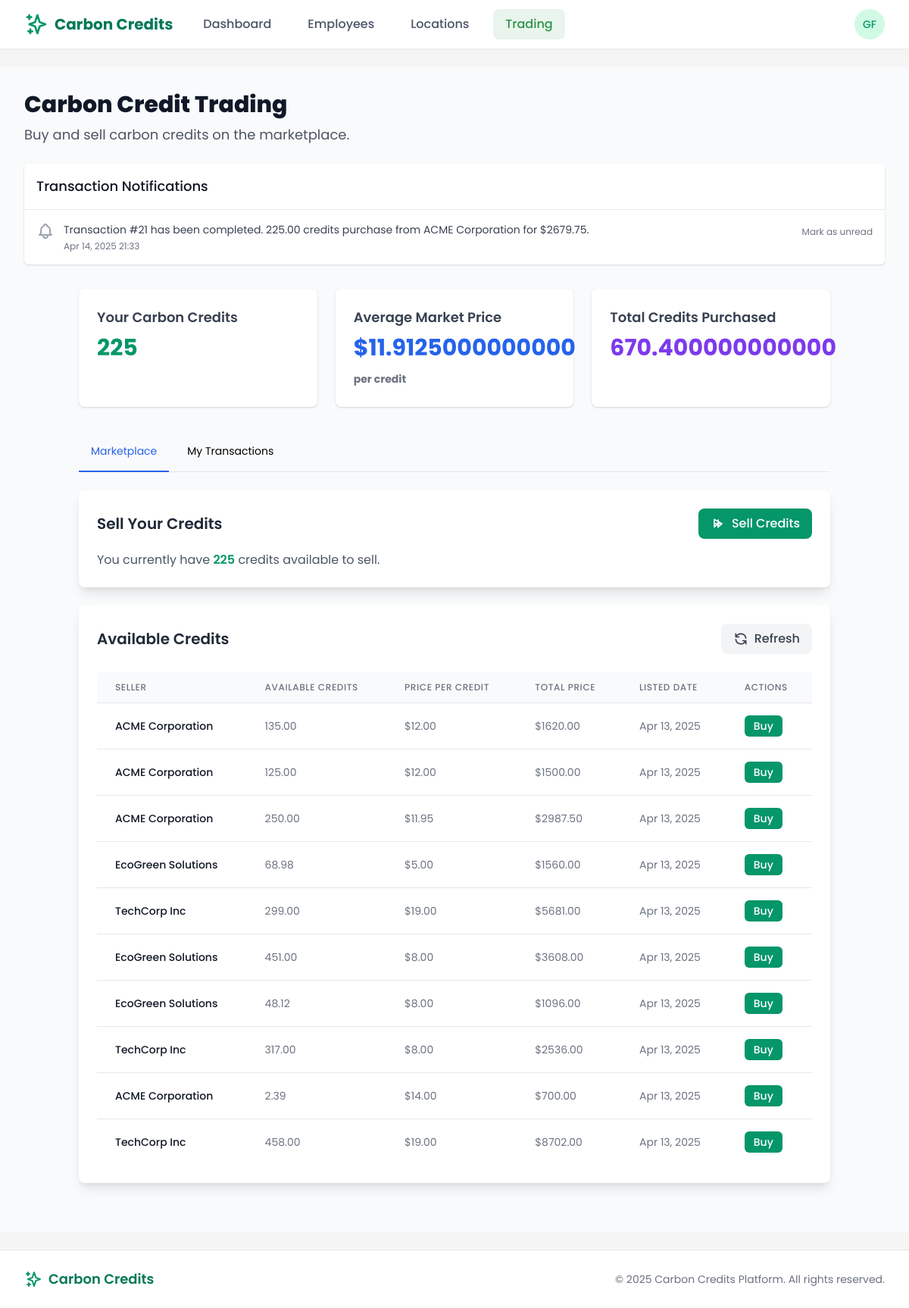
/employer/trading/ (signed in), run on an earlier commit of the app's database.
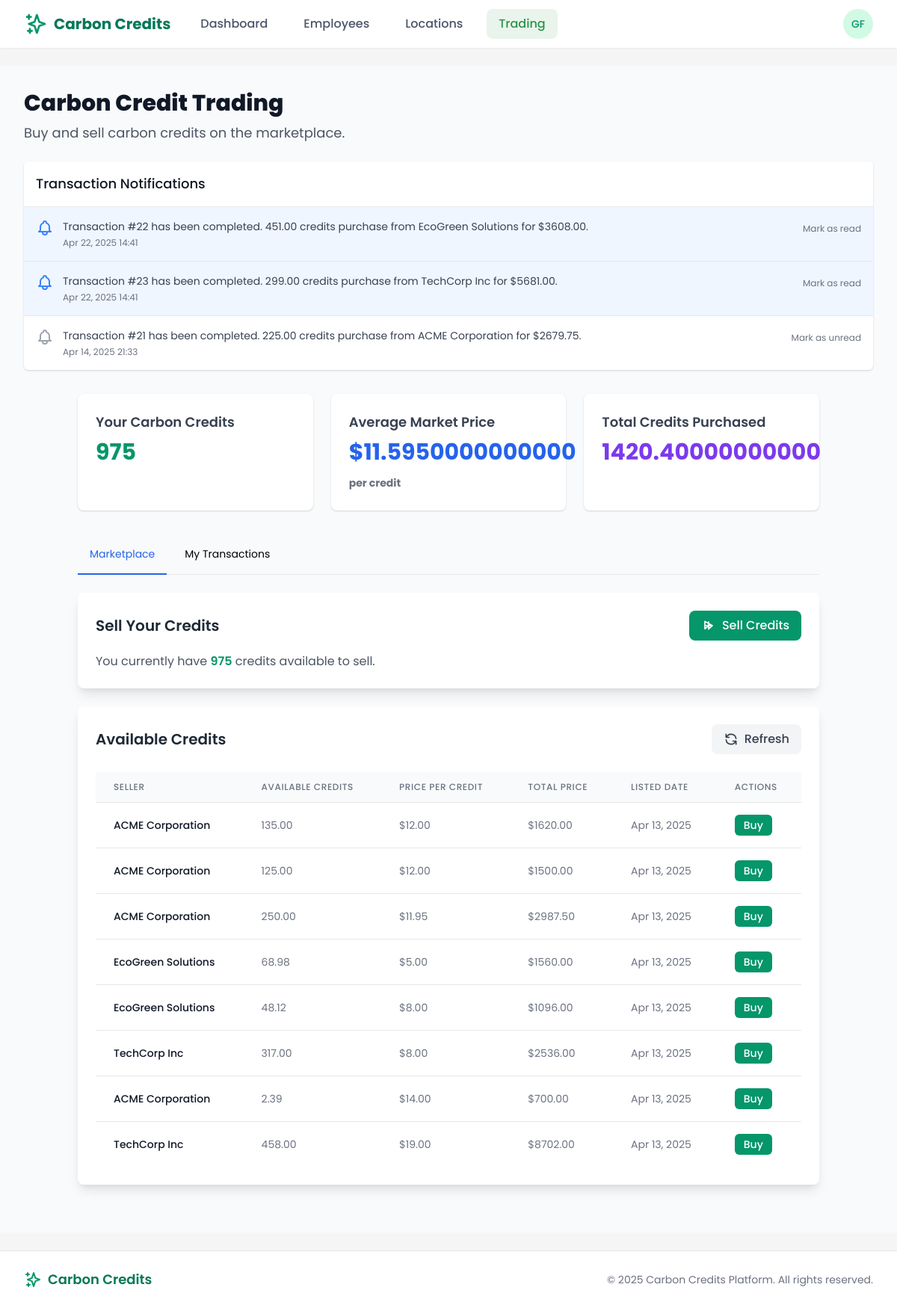
And on a later commit of the database.
### marketplace/models.py (models this page shows, shortened)
class TransactionNotification(models.Model):
    NOTIFICATION_TYPES = (
        ('purchase', 'Purchase'),
        ('sale', 'Sale'),
        ('offer', 'Offer'),
        ('status_change', 'Status Change'),
        ('other', 'Other'),
    )
    user = models.ForeignKey(
        'users.CustomUser',
        on_delete=models.CASCADE,
        related_name='marketplace_notifications'
    )
    transaction = models.ForeignKey(
        MarketplaceTransaction,
        on_delete=models.CASCADE,
        related_name='notifications',
        null=True,
        blank=True
    )
    notification_type = models.CharField(max_length=15, choices=NOTIFICATION_TYPES)
    message = models.TextField()
    created_at = models.DateTimeField(default=timezone.now)
    is_read = models.BooleanField(default=False)

class MarketOffer(models.Model):
    OFFER_STATUS = (
        ('active', 'Active'),
        ('pending', 'Pending'),
        ('completed', 'Completed'),
        ('cancelled', 'Cancelled'),
        ('expired', 'Expired'),
    )
    seller = models.ForeignKey(
        EmployerProfile,
        on_delete=models.CASCADE,
        related_name='market_offers'
    )
    credit_amount = models.DecimalField(max_digits=10, decimal_places=2)
    price_per_credit = models.DecimalField(max_digits=10, decimal_places=2)
    total_price = models.DecimalField(max_digits=10, decimal_places=2)
    created_at = models.DateTimeField(default=timezone.now)
    expiry_date = models.DateTimeField()
    status = models.CharField(max_length=10, choices=OFFER_STATUS, default='active')

### users/models.py (models this page shows, shortened)
class EmployerProfile(models.Model):
    user = models.OneToOneField(
        CustomUser,
        on_delete=models.CASCADE,
        related_name='employer_profile'
    )
    company_name = models.CharField(max_length=100)
    registration_number = models.CharField(max_length=50, unique=True)
    industry = models.CharField(max_length=100)
    approved = models.BooleanField(default=False)
    created_at = models.DateTimeField(default=timezone.now)
    initial_credits_allocated = models.BooleanField(default=False)
    wallet_balance = models.DecimalField(max_digits=10, decimal_places=2, default=0)

### core/views/employer_views.py (the view)
# urls.py: path('trading/', trading, name='bank_trading'),
@login_required
@user_passes_test(lambda u: u.is_employer)
def trading(request):
    employer_profile = request.user.employer_profile
    try:
        total_credits = CarbonCredit.objects.filter(
            owner_type='employer',
            owner_id=employer_profile.id,
            status='active'
        ).aggregate(Sum('amount'))['amount__sum'] or 0
    except:
        total_credits = 0
    market_offers = MarketOffer.objects.filter(
        status='active'
    ).exclude(
        seller=employer_profile
    ).order_by('-created_at')
    transactions = MarketplaceTransaction.objects.filter(
        Q(buyer=employer_profile) | Q(seller=employer_profile)
    ).order_by('-created_at')
    total_purchased = transactions.filter(
        buyer=employer_profile,
        status__in=['approved', 'completed']
    ).aggregate(Sum('credit_amount'))['credit_amount__sum'] or 0
    avg_price = MarketOffer.objects.filter(
        status='active'
    ).aggregate(Avg('price_per_credit'))['price_per_credit__avg'] or 0
    notifications = TransactionNotification.objects.filter(
        user=request.user
    ).order_by('-created_at')[:10]  # Show latest 10 notifications
    context = {
        'page_title': 'Carbon Credit Trading',
        'market_offers': market_offers,
        'transactions': transactions,
        'total_credits': total_credits,
        'total_purchased': total_purchased,
        'avg_price': avg_price,
        'notifications': notifications,
    }
    return render(request, 'employer/trading.html', context)

### templates/employer/trading.html (shortened to what the changed rows need)
{% extends 'base.html' %}
{% block content %}
<div class="py-8 bg-gray-50 min-h-screen">
    <div class="max-w-7xl mx-auto px-4 sm:px-6 lg:px-8">
        <h1 class="text-3xl font-extrabold text-gray-900">Carbon Credit Trading</h1>
    </div>
    {% if notifications %}
    <div class="max-w-7xl mx-auto px-4 sm:px-6 lg:px-8 mt-6">
        <div class="bg-white shadow overflow-hidden sm:rounded-md">
            <div class="p-4 bg-white border-b border-gray-200">
                <h2 class="text-lg font-medium text-gray-900">Transaction Notifications</h2>
            </div>
            <ul class="divide-y divide-gray-200">
                {% for notification in notifications %}
                <li class="p-4 hover:bg-gray-50 {% if not notification.is_read %}bg-blue-50{% endif %}">
                    <div class="flex items-start">
                        <div class="flex-shrink-0">
                        </div>
                        <div class="ml-3 flex-1">
                            <p class="text-sm text-gray-700">{{ notification.message }}</p>
                            <p class="mt-1 text-xs text-gray-500">{{ notification.created_at|date:"M d, Y H:i" }}</p>
                        </div>
                        <form method="post" action="{% url 'employer:mark_notification_read' notification.id %}" class="ml-2">
                            <button type="submit" class="text-xs text-gray-500 hover:text-gray-700">
                                {% if notification.is_read %}
                                Mark as unread
                                {% else %}
                                Mark as read
                                {% endif %}
                            </button>
                        </form>
                    </div>
                </li>
                {% endfor %}
            </ul>
        </div>
    </div>
    {% endif %}
    <div class="container mx-auto px-4 py-8">
        <div class="grid grid-cols-1 md:grid-cols-3 gap-6 mb-8">
            <div class="bg-white rounded-lg shadow p-6">
                <h3 class="text-lg font-semibold text-gray-700 mb-2">Your Carbon Credits</h3>
                <p class="text-3xl font-bold text-green-600">{{ total_credits|default:"0.00" }}</p>
            </div>
            <div class="bg-white rounded-lg shadow p-6">
                <h3 class="text-lg font-semibold text-gray-700 mb-2">Average Market Price</h3>
                <p class="text-3xl font-bold text-blue-600">${{ avg_price|default:"0.00" }} <span class="text-sm text-gray-500">per credit</span></p>
            </div>
            <div class="bg-white rounded-lg shadow p-6">
                <h3 class="text-lg font-semibold text-gray-700 mb-2">Total Credits Purchased</h3>
                <p class="text-3xl font-bold text-purple-600">{{ total_purchased|default:"0.00" }}</p>
            </div>
        </div>
        <div class="tab-content active" id="marketplace">
            <div class="bg-white rounded-lg shadow-lg overflow-hidden mb-6">
                <div class="p-6">
                    <div class="flex justify-between items-center mb-4">
                        <h2 class="text-xl font-semibold text-gray-800">Sell Your Credits</h2>
                    </div>
                    <p class="text-gray-600">You currently have <span class="font-semibold text-green-600">{{ total_credits|default:"0.00" }}</span> credits available to sell.</p>
                </div>
            </div>
            <div class="bg-white rounded-lg shadow-lg overflow-hidden">
                <div class="p-6">
                    <div class="flex justify-between items-center mb-6">
                        <h2 class="text-xl font-semibold text-gray-800">Available Credits</h2>
                    </div>
                    {% if market_offers %}
                    <div class="overflow-x-auto">
                        <table class="min-w-full divide-y divide-gray-200">
                            <thead class="bg-gray-50">
                                <tr>
                                    <th scope="col" class="px-6 py-3 text-left text-xs font-medium text-gray-500 uppercase tracking-wider">Seller</th>
                                    <th scope="col" class="px-6 py-3 text-left text-xs font-medium text-gray-500 uppercase tracking-wider">Available Credits</th>
                                    <th scope="col" class="px-6 py-3 text-left text-xs font-medium text-gray-500 uppercase tracking-wider">Price per Credit</th>
                                    <th scope="col" class="px-6 py-3 text-left text-xs font-medium text-gray-500 uppercase tracking-wider">Total Price</th>
                                    <th scope="col" class="px-6 py-3 text-left text-xs font-medium text-gray-500 uppercase tracking-wider">Listed Date</th>
                                    <th scope="col" class="px-6 py-3 text-left text-xs font-medium text-gray-500 uppercase tracking-wider">Actions</th>
                                </tr>
                            </thead>
                            <tbody class="bg-white divide-y divide-gray-200">
                                {% for offer in market_offers %}
                                <tr>
                                    <td class="px-6 py-4 whitespace-nowrap text-sm font-medium text-gray-900">{{ offer.seller.company_name }}</td>
                                    <td class="px-6 py-4 whitespace-nowrap text-sm text-gray-500">{{ offer.credit_amount }}</td>
                                    <td class="px-6 py-4 whitespace-nowrap text-sm text-gray-500">${{ offer.price_per_credit }}</td>
                                    <td class="px-6 py-4 whitespace-nowrap text-sm text-gray-500">${{ offer.total_price }}</td>
                                    <td class="px-6 py-4 whitespace-nowrap text-sm text-gray-500">{{ offer.created_at|date:"M d, Y" }}</td>
                                    <td class="px-6 py-4 whitespace-nowrap text-sm text-gray-500">
                                        <button class="buy-btn bg-green-600 hover:bg-green-700 text-white font-medium py-1 px-3 rounded-md"
                                                data-offer-id="{{ offer.id }}"
                                                data-seller="{{ offer.seller.company_name }}"
                                                data-amount="{{ offer.credit_amount }}"
                                                data-price="{{ offer.price_per_credit }}"
                                                data-total="{{ offer.total_price }}">
                                            Buy
                                        </button>
                                    </td>
                                </tr>
                                {% endfor %}
                            </tbody>
                        </table>
                    </div>
                    {% endif %}
                </div>
            </div>
        </div>
    </div>
</div>
{% endblock %}

What changed in the data, as far as the page shows it:
no longer on this page (row edited): MarketOffer: seller.company_name "TechCorp Inc", credit_amount "299.00", price_per_credit "19.00", total_price "5681.00", created_at "Apr 13, 2025"
no longer on this page (row edited): MarketOffer: seller.company_name "EcoGreen Solutions", credit_amount "451.00", price_per_credit "8.00", total_price "3608.00", created_at "Apr 13, 2025"
added TransactionNotification: is_read False (drawn), message "Transaction #22 has been completed. 451.00 credits purchase from EcoGreen Solutions for $3608.00.", created_at "Apr 22, 2025 14:41"
added TransactionNotification: is_read False (drawn), message "Transaction #23 has been completed. 299.00 credits purchase from TechCorp Inc for $5681.00.", created_at "Apr 22, 2025 14:41"
Also different on the page:
{{ total_credits|default:"0.00" }}: "225" → "975"
{{ avg_price|default:"0.00" }}: "11.9125000000000" → "11.5950000000000"
{{ total_purchased|default:"0.00" }}: "670.400000000000" → "1420.40000000000"
